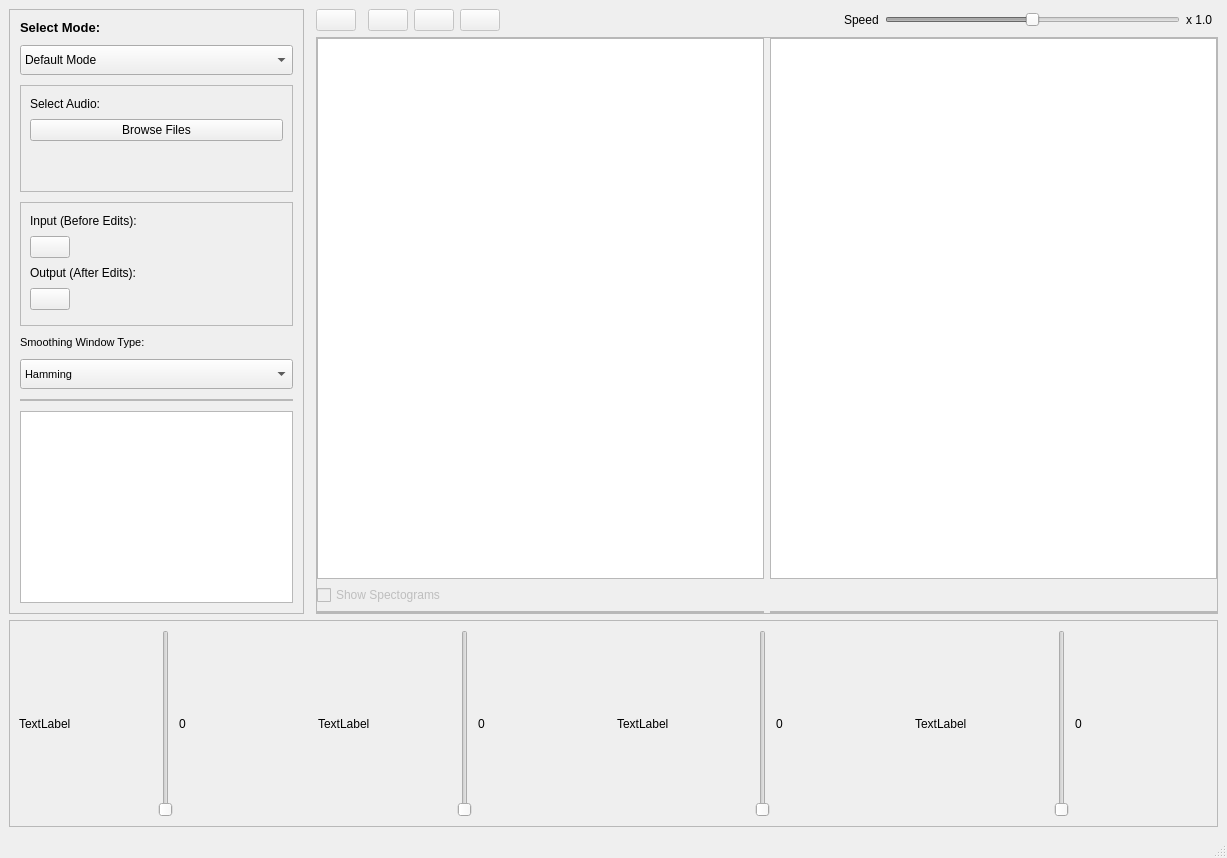
<?xml version="1.0" encoding="UTF-8"?>
<ui version="4.0">
 <class>MainWindow</class>
 <widget class="QMainWindow" name="MainWindow">
  <property name="geometry">
   <rect>
    <x>0</x>
    <y>0</y>
    <width>1227</width>
    <height>858</height>
   </rect>
  </property>
  <property name="windowTitle">
   <string>MainWindow</string>
  </property>
  <property name="documentMode">
   <bool>false</bool>
  </property>
  <widget class="QWidget" name="centralwidget">
   <layout class="QGridLayout" name="gridLayout_5">
    <item row="1" column="16">
     <widget class="QLabel" name="speedLabel">
      <property name="sizePolicy">
       <sizepolicy hsizetype="Preferred" vsizetype="Maximum">
        <horstretch>0</horstretch>
        <verstretch>0</verstretch>
       </sizepolicy>
      </property>
      <property name="text">
       <string>x 1.0</string>
      </property>
     </widget>
    </item>
    <item row="1" column="4">
     <widget class="QPushButton" name="resetButton">
      <property name="enabled">
       <bool>false</bool>
      </property>
      <property name="sizePolicy">
       <sizepolicy hsizetype="Maximum" vsizetype="Maximum">
        <horstretch>0</horstretch>
        <verstretch>0</verstretch>
       </sizepolicy>
      </property>
      <property name="text">
       <string/>
      </property>
      <property name="icon">
       <iconset resource="icons.qrc">
        <normaloff>:/icons/icons/repeat.png</normaloff>:/icons/icons/repeat.png</iconset>
      </property>
      <property name="iconSize">
       <size>
        <width>20</width>
        <height>25</height>
       </size>
      </property>
     </widget>
    </item>
    <item row="1" column="13">
     <spacer name="horizontalSpacer">
      <property name="orientation">
       <enum>Qt::Horizontal</enum>
      </property>
      <property name="sizeHint" stdset="0">
       <size>
        <width>40</width>
        <height>20</height>
       </size>
      </property>
     </spacer>
    </item>
    <item row="2" column="2" colspan="16">
     <widget class="QFrame" name="Graph_frame">
      <property name="minimumSize">
       <size>
        <width>881</width>
        <height>521</height>
       </size>
      </property>
      <property name="frameShape">
       <enum>QFrame::StyledPanel</enum>
      </property>
      <property name="frameShadow">
       <enum>QFrame::Raised</enum>
      </property>
      <layout class="QGridLayout" name="gridLayout_4">
       <property name="leftMargin">
        <number>0</number>
       </property>
       <property name="topMargin">
        <number>0</number>
       </property>
       <property name="rightMargin">
        <number>0</number>
       </property>
       <property name="bottomMargin">
        <number>0</number>
       </property>
       <property name="verticalSpacing">
        <number>6</number>
       </property>
       <item row="1" column="0">
        <widget class="QCheckBox" name="showCheckBox">
         <property name="enabled">
          <bool>false</bool>
         </property>
         <property name="text">
          <string>Show Spectograms</string>
         </property>
        </widget>
       </item>
       <item row="0" column="1">
        <widget class="PlotWidget" name="OutputGraph"/>
       </item>
       <item row="0" column="0">
        <widget class="PlotWidget" name="InputGraph"/>
       </item>
       <item row="2" column="0">
        <widget class="QFrame" name="spectoframe1">
         <property name="frameShape">
          <enum>QFrame::StyledPanel</enum>
         </property>
         <property name="frameShadow">
          <enum>QFrame::Raised</enum>
         </property>
         <layout class="QVBoxLayout" name="verticalLayout_2">
          <property name="leftMargin">
           <number>0</number>
          </property>
          <property name="topMargin">
           <number>0</number>
          </property>
          <property name="rightMargin">
           <number>0</number>
          </property>
          <property name="bottomMargin">
           <number>0</number>
          </property>
         </layout>
        </widget>
       </item>
       <item row="2" column="1">
        <widget class="QFrame" name="spectoframe2">
         <property name="frameShape">
          <enum>QFrame::StyledPanel</enum>
         </property>
         <property name="frameShadow">
          <enum>QFrame::Raised</enum>
         </property>
         <layout class="QVBoxLayout" name="verticalLayout_3">
          <property name="leftMargin">
           <number>0</number>
          </property>
          <property name="topMargin">
           <number>0</number>
          </property>
          <property name="rightMargin">
           <number>0</number>
          </property>
          <property name="bottomMargin">
           <number>0</number>
          </property>
         </layout>
        </widget>
       </item>
      </layout>
     </widget>
    </item>
    <item row="3" column="0" colspan="18">
     <widget class="QFrame" name="SliderFrame">
      <property name="frameShape">
       <enum>QFrame::StyledPanel</enum>
      </property>
      <property name="frameShadow">
       <enum>QFrame::Raised</enum>
      </property>
      <layout class="QHBoxLayout" name="horizontalLayout">
       <item>
        <widget class="QLabel" name="label_control1">
         <property name="text">
          <string>TextLabel</string>
         </property>
        </widget>
       </item>
       <item>
        <widget class="QSlider" name="verticalSlider_2">
         <property name="orientation">
          <enum>Qt::Vertical</enum>
         </property>
        </widget>
       </item>
       <item>
        <widget class="QLabel" name="label1">
         <property name="text">
          <string>0</string>
         </property>
        </widget>
       </item>
       <item>
        <widget class="QLabel" name="label_13">
         <property name="text">
          <string>TextLabel</string>
         </property>
        </widget>
       </item>
       <item>
        <widget class="QSlider" name="verticalSlider_3">
         <property name="orientation">
          <enum>Qt::Vertical</enum>
         </property>
        </widget>
       </item>
       <item>
        <widget class="QLabel" name="label_9">
         <property name="text">
          <string>0</string>
         </property>
        </widget>
       </item>
       <item>
        <widget class="QLabel" name="label_14">
         <property name="text">
          <string>TextLabel</string>
         </property>
        </widget>
       </item>
       <item>
        <widget class="QSlider" name="verticalSlider_4">
         <property name="orientation">
          <enum>Qt::Vertical</enum>
         </property>
        </widget>
       </item>
       <item>
        <widget class="QLabel" name="label_10">
         <property name="text">
          <string>0</string>
         </property>
        </widget>
       </item>
       <item>
        <widget class="QLabel" name="label_15">
         <property name="text">
          <string>TextLabel</string>
         </property>
        </widget>
       </item>
       <item>
        <widget class="QSlider" name="verticalSlider">
         <property name="orientation">
          <enum>Qt::Vertical</enum>
         </property>
        </widget>
       </item>
       <item>
        <widget class="QLabel" name="label_11">
         <property name="text">
          <string>0</string>
         </property>
        </widget>
       </item>
      </layout>
     </widget>
    </item>
    <item row="1" column="5">
     <widget class="QPushButton" name="zoomInButton">
      <property name="enabled">
       <bool>false</bool>
      </property>
      <property name="sizePolicy">
       <sizepolicy hsizetype="Maximum" vsizetype="Maximum">
        <horstretch>0</horstretch>
        <verstretch>0</verstretch>
       </sizepolicy>
      </property>
      <property name="text">
       <string/>
      </property>
      <property name="icon">
       <iconset resource="icons.qrc">
        <normaloff>:/icons/icons/zoom-in.png</normaloff>:/icons/icons/zoom-in.png</iconset>
      </property>
      <property name="iconSize">
       <size>
        <width>20</width>
        <height>25</height>
       </size>
      </property>
     </widget>
    </item>
    <item row="1" column="14">
     <widget class="QLabel" name="label_12">
      <property name="sizePolicy">
       <sizepolicy hsizetype="Preferred" vsizetype="Maximum">
        <horstretch>0</horstretch>
        <verstretch>0</verstretch>
       </sizepolicy>
      </property>
      <property name="text">
       <string>Speed</string>
      </property>
     </widget>
    </item>
    <item row="1" column="6">
     <widget class="QPushButton" name="zoomOutButton">
      <property name="enabled">
       <bool>false</bool>
      </property>
      <property name="sizePolicy">
       <sizepolicy hsizetype="Maximum" vsizetype="Maximum">
        <horstretch>0</horstretch>
        <verstretch>0</verstretch>
       </sizepolicy>
      </property>
      <property name="text">
       <string/>
      </property>
      <property name="icon">
       <iconset resource="icons.qrc">
        <normaloff>:/icons/icons/magnifying-glass.png</normaloff>:/icons/icons/magnifying-glass.png</iconset>
      </property>
      <property name="iconSize">
       <size>
        <width>20</width>
        <height>25</height>
       </size>
      </property>
     </widget>
    </item>
    <item row="1" column="0" rowspan="2">
     <widget class="QFrame" name="Options_frame">
      <property name="sizePolicy">
       <sizepolicy hsizetype="Preferred" vsizetype="Preferred">
        <horstretch>0</horstretch>
        <verstretch>0</verstretch>
       </sizepolicy>
      </property>
      <property name="maximumSize">
       <size>
        <width>322</width>
        <height>16777215</height>
       </size>
      </property>
      <property name="frameShape">
       <enum>QFrame::StyledPanel</enum>
      </property>
      <property name="frameShadow">
       <enum>QFrame::Sunken</enum>
      </property>
      <layout class="QGridLayout" name="gridLayout_3">
       <property name="leftMargin">
        <number>10</number>
       </property>
       <property name="topMargin">
        <number>10</number>
       </property>
       <property name="rightMargin">
        <number>10</number>
       </property>
       <property name="bottomMargin">
        <number>10</number>
       </property>
       <property name="horizontalSpacing">
        <number>0</number>
       </property>
       <property name="verticalSpacing">
        <number>10</number>
       </property>
       <item row="4" column="0">
        <widget class="QLabel" name="label_6">
         <property name="sizePolicy">
          <sizepolicy hsizetype="Preferred" vsizetype="Maximum">
           <horstretch>0</horstretch>
           <verstretch>0</verstretch>
          </sizepolicy>
         </property>
         <property name="font">
          <font>
           <pointsize>8</pointsize>
           <weight>50</weight>
           <bold>false</bold>
          </font>
         </property>
         <property name="text">
          <string>Smoothing Window Type:</string>
         </property>
        </widget>
       </item>
       <item row="1" column="0">
        <widget class="QComboBox" name="mode_comboBox">
         <property name="sizePolicy">
          <sizepolicy hsizetype="Preferred" vsizetype="Maximum">
           <horstretch>0</horstretch>
           <verstretch>30</verstretch>
          </sizepolicy>
         </property>
         <property name="minimumSize">
          <size>
           <width>0</width>
           <height>30</height>
          </size>
         </property>
         <property name="font">
          <font>
           <pointsize>9</pointsize>
           <weight>50</weight>
           <bold>false</bold>
          </font>
         </property>
         <property name="currentText">
          <string>Default Mode</string>
         </property>
         <property name="currentIndex">
          <number>0</number>
         </property>
         <item>
          <property name="text">
           <string>Default Mode</string>
          </property>
         </item>
         <item>
          <property name="text">
           <string>ECG Mode</string>
          </property>
         </item>
         <item>
          <property name="text">
           <string>Animal Mode</string>
          </property>
         </item>
         <item>
          <property name="text">
           <string>Music Mode</string>
          </property>
         </item>
        </widget>
       </item>
       <item row="0" column="0">
        <widget class="QLabel" name="label">
         <property name="sizePolicy">
          <sizepolicy hsizetype="Preferred" vsizetype="Maximum">
           <horstretch>0</horstretch>
           <verstretch>0</verstretch>
          </sizepolicy>
         </property>
         <property name="font">
          <font>
           <family>Nirmala UI</family>
           <pointsize>10</pointsize>
           <weight>75</weight>
           <bold>true</bold>
          </font>
         </property>
         <property name="text">
          <string>Select Mode:</string>
         </property>
        </widget>
       </item>
       <item row="2" column="0">
        <widget class="QFrame" name="ImportFrame">
         <property name="sizePolicy">
          <sizepolicy hsizetype="Expanding" vsizetype="Fixed">
           <horstretch>0</horstretch>
           <verstretch>0</verstretch>
          </sizepolicy>
         </property>
         <property name="minimumSize">
          <size>
           <width>0</width>
           <height>107</height>
          </size>
         </property>
         <property name="frameShape">
          <enum>QFrame::StyledPanel</enum>
         </property>
         <property name="frameShadow">
          <enum>QFrame::Plain</enum>
         </property>
         <layout class="QGridLayout" name="gridLayout">
          <item row="0" column="0">
           <widget class="QLabel" name="label_2">
            <property name="sizePolicy">
             <sizepolicy hsizetype="Preferred" vsizetype="Maximum">
              <horstretch>0</horstretch>
              <verstretch>0</verstretch>
             </sizepolicy>
            </property>
            <property name="text">
             <string>Select Audio:</string>
            </property>
           </widget>
          </item>
          <item row="1" column="0" colspan="3">
           <widget class="QPushButton" name="importButton">
            <property name="text">
             <string>Browse Files</string>
            </property>
           </widget>
          </item>
          <item row="2" column="1" alignment="Qt::AlignLeft">
           <widget class="QLabel" name="musicfileName">
            <property name="styleSheet">
             <string notr="true">color: rgb(0, 122, 217);</string>
            </property>
            <property name="text">
             <string/>
            </property>
           </widget>
          </item>
          <item row="2" column="0">
           <widget class="QLabel" name="label_5">
            <property name="sizePolicy">
             <sizepolicy hsizetype="Fixed" vsizetype="Fixed">
              <horstretch>5</horstretch>
              <verstretch>5</verstretch>
             </sizepolicy>
            </property>
            <property name="minimumSize">
             <size>
              <width>5</width>
              <height>5</height>
             </size>
            </property>
            <property name="maximumSize">
             <size>
              <width>31</width>
              <height>31</height>
             </size>
            </property>
            <property name="text">
             <string/>
            </property>
            <property name="pixmap">
             <pixmap resource="icons.qrc">:/icons/icons/music-file.png</pixmap>
            </property>
            <property name="scaledContents">
             <bool>true</bool>
            </property>
            <property name="alignment">
             <set>Qt::AlignCenter</set>
            </property>
            <property name="wordWrap">
             <bool>false</bool>
            </property>
            <property name="indent">
             <number>0</number>
            </property>
           </widget>
          </item>
         </layout>
        </widget>
       </item>
       <item row="5" column="0">
        <widget class="QComboBox" name="window_comboBox">
         <property name="sizePolicy">
          <sizepolicy hsizetype="Preferred" vsizetype="Maximum">
           <horstretch>0</horstretch>
           <verstretch>30</verstretch>
          </sizepolicy>
         </property>
         <property name="minimumSize">
          <size>
           <width>0</width>
           <height>30</height>
          </size>
         </property>
         <property name="font">
          <font>
           <pointsize>8</pointsize>
           <weight>50</weight>
           <bold>false</bold>
          </font>
         </property>
         <property name="currentText">
          <string>Hamming</string>
         </property>
         <property name="currentIndex">
          <number>0</number>
         </property>
         <item>
          <property name="text">
           <string>Hamming</string>
          </property>
         </item>
         <item>
          <property name="text">
           <string>Hanning</string>
          </property>
         </item>
         <item>
          <property name="text">
           <string>Gaussian</string>
          </property>
         </item>
         <item>
          <property name="text">
           <string>Rectangle</string>
          </property>
         </item>
        </widget>
       </item>
       <item row="6" column="0" alignment="Qt::AlignTop">
        <widget class="QFrame" name="WindowFrame">
         <property name="frameShape">
          <enum>QFrame::StyledPanel</enum>
         </property>
         <property name="frameShadow">
          <enum>QFrame::Raised</enum>
         </property>
         <layout class="QVBoxLayout" name="verticalLayout">
          <property name="leftMargin">
           <number>0</number>
          </property>
          <property name="topMargin">
           <number>0</number>
          </property>
          <property name="rightMargin">
           <number>0</number>
          </property>
          <property name="bottomMargin">
           <number>0</number>
          </property>
         </layout>
        </widget>
       </item>
       <item row="3" column="0">
        <widget class="QFrame" name="AudioPlayerFrame">
         <property name="sizePolicy">
          <sizepolicy hsizetype="Preferred" vsizetype="Fixed">
           <horstretch>0</horstretch>
           <verstretch>0</verstretch>
          </sizepolicy>
         </property>
         <property name="minimumSize">
          <size>
           <width>0</width>
           <height>124</height>
          </size>
         </property>
         <property name="frameShape">
          <enum>QFrame::StyledPanel</enum>
         </property>
         <property name="frameShadow">
          <enum>QFrame::Plain</enum>
         </property>
         <layout class="QGridLayout" name="gridLayout_2">
          <item row="2" column="0" colspan="2">
           <widget class="QLabel" name="label_4">
            <property name="sizePolicy">
             <sizepolicy hsizetype="Preferred" vsizetype="Maximum">
              <horstretch>0</horstretch>
              <verstretch>0</verstretch>
             </sizepolicy>
            </property>
            <property name="text">
             <string>Output (After Edits):</string>
            </property>
           </widget>
          </item>
          <item row="0" column="0" colspan="2">
           <widget class="QLabel" name="label_3">
            <property name="sizePolicy">
             <sizepolicy hsizetype="Preferred" vsizetype="Maximum">
              <horstretch>0</horstretch>
              <verstretch>0</verstretch>
             </sizepolicy>
            </property>
            <property name="text">
             <string>Input (Before Edits):</string>
            </property>
           </widget>
          </item>
          <item row="3" column="0">
           <widget class="QPushButton" name="playButton2">
            <property name="sizePolicy">
             <sizepolicy hsizetype="Maximum" vsizetype="Maximum">
              <horstretch>0</horstretch>
              <verstretch>0</verstretch>
             </sizepolicy>
            </property>
            <property name="text">
             <string/>
            </property>
            <property name="icon">
             <iconset resource="icons.qrc">
              <normaloff>:/icons/icons/play.png</normaloff>:/icons/icons/play.png</iconset>
            </property>
            <property name="iconSize">
             <size>
              <width>20</width>
              <height>25</height>
             </size>
            </property>
           </widget>
          </item>
          <item row="1" column="0">
           <widget class="QPushButton" name="playButton1">
            <property name="sizePolicy">
             <sizepolicy hsizetype="Maximum" vsizetype="Maximum">
              <horstretch>0</horstretch>
              <verstretch>0</verstretch>
             </sizepolicy>
            </property>
            <property name="text">
             <string/>
            </property>
            <property name="icon">
             <iconset resource="icons.qrc">
              <normaloff>:/icons/icons/play.png</normaloff>:/icons/icons/play.png</iconset>
            </property>
            <property name="iconSize">
             <size>
              <width>20</width>
              <height>25</height>
             </size>
            </property>
           </widget>
          </item>
         </layout>
        </widget>
       </item>
       <item row="7" column="0">
        <widget class="PlotWidget" name="freqGraph"/>
       </item>
      </layout>
     </widget>
    </item>
    <item row="1" column="2">
     <widget class="QPushButton" name="playallButton">
      <property name="enabled">
       <bool>false</bool>
      </property>
      <property name="sizePolicy">
       <sizepolicy hsizetype="Maximum" vsizetype="Maximum">
        <horstretch>0</horstretch>
        <verstretch>0</verstretch>
       </sizepolicy>
      </property>
      <property name="text">
       <string/>
      </property>
      <property name="icon">
       <iconset resource="icons.qrc">
        <normaloff>:/icons/icons/play.png</normaloff>:/icons/icons/play.png</iconset>
      </property>
      <property name="iconSize">
       <size>
        <width>20</width>
        <height>25</height>
       </size>
      </property>
     </widget>
    </item>
    <item row="1" column="15">
     <widget class="QSlider" name="speedSlider">
      <property name="enabled">
       <bool>false</bool>
      </property>
      <property name="minimum">
       <number>1</number>
      </property>
      <property name="maximum">
       <number>5</number>
      </property>
      <property name="singleStep">
       <number>0</number>
      </property>
      <property name="pageStep">
       <number>5</number>
      </property>
      <property name="value">
       <number>3</number>
      </property>
      <property name="sliderPosition">
       <number>3</number>
      </property>
      <property name="orientation">
       <enum>Qt::Horizontal</enum>
      </property>
      <property name="tickPosition">
       <enum>QSlider::NoTicks</enum>
      </property>
     </widget>
    </item>
   </layout>
  </widget>
  <widget class="QMenuBar" name="menubar">
   <property name="geometry">
    <rect>
     <x>0</x>
     <y>0</y>
     <width>1227</width>
     <height>26</height>
    </rect>
   </property>
  </widget>
  <widget class="QStatusBar" name="statusbar"/>
 </widget>
 <customwidgets>
  <customwidget>
   <class>PlotWidget</class>
   <extends>QGraphicsView</extends>
   <header location="global">pyqtgraph</header>
  </customwidget>
 </customwidgets>
 <resources>
  <include location="icons.qrc"/>
 </resources>
 <connections>
  <connection>
   <sender>verticalSlider_4</sender>
   <signal>valueChanged(int)</signal>
   <receiver>label_10</receiver>
   <slot>setNum(int)</slot>
   <hints>
    <hint type="sourcelabel">
     <x>762</x>
     <y>746</y>
    </hint>
    <hint type="destinationlabel">
     <x>814</x>
     <y>612</y>
    </hint>
   </hints>
  </connection>
  <connection>
   <sender>verticalSlider</sender>
   <signal>valueChanged(int)</signal>
   <receiver>label_11</receiver>
   <slot>setNum(int)</slot>
   <hints>
    <hint type="sourcelabel">
     <x>1065</x>
     <y>739</y>
    </hint>
    <hint type="destinationlabel">
     <x>1107</x>
     <y>613</y>
    </hint>
   </hints>
  </connection>
  <connection>
   <sender>verticalSlider_2</sender>
   <signal>valueChanged(int)</signal>
   <receiver>label1</receiver>
   <slot>setNum(int)</slot>
   <hints>
    <hint type="sourcelabel">
     <x>165</x>
     <y>779</y>
    </hint>
    <hint type="destinationlabel">
     <x>234</x>
     <y>785</y>
    </hint>
   </hints>
  </connection>
  <connection>
   <sender>verticalSlider_3</sender>
   <signal>valueChanged(int)</signal>
   <receiver>label_9</receiver>
   <slot>setNum(int)</slot>
   <hints>
    <hint type="sourcelabel">
     <x>466</x>
     <y>753</y>
    </hint>
    <hint type="destinationlabel">
     <x>489</x>
     <y>777</y>
    </hint>
   </hints>
  </connection>
 </connections>
</ui>
